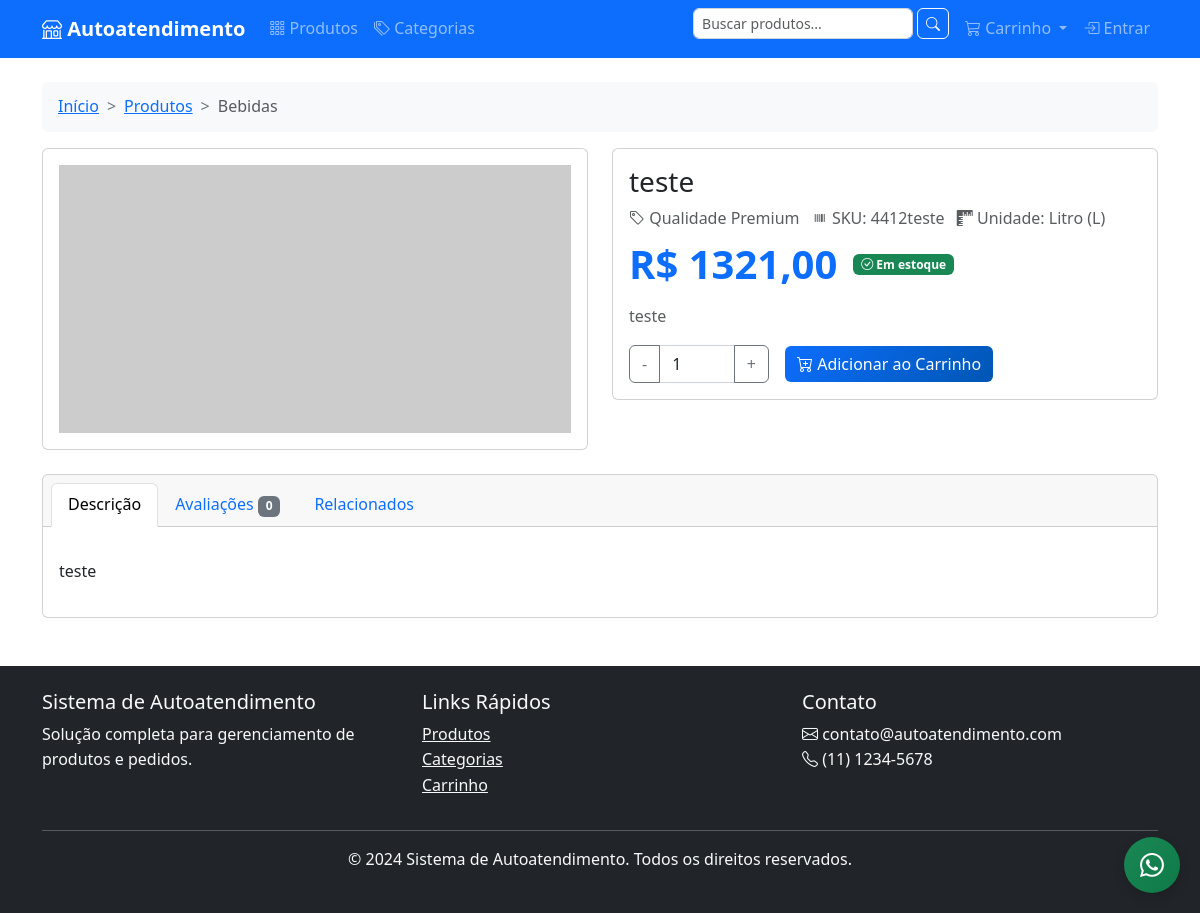
Screenshot of /products/product/teste/ with the database file from the repository.
### products/models.py (models this page shows, shortened)
class Category(models.Model):
    name = models.CharField('Nome', max_length=100)
    slug = models.SlugField('Slug', unique=True, max_length=100)
    parent = models.ForeignKey(
        'self',
        null=True,
        blank=True,
        on_delete=models.CASCADE,
        related_name='children',
        verbose_name='Categoria Pai'
    )
    description = models.TextField('Descrição', blank=True)
    image = models.ImageField('Imagem', upload_to='categories/', blank=True)
    is_active = models.BooleanField('Ativo', default=True)
    created_at = models.DateTimeField('Criado em', auto_now_add=True)
    updated_at = models.DateTimeField('Atualizado em', auto_now=True)
    class Meta:
        verbose_name = 'Categoria'
        verbose_name_plural = 'Categorias'
        ordering = ['name']

class Product(models.Model):
    name = models.CharField('Nome', max_length=200)
    slug = models.SlugField('Slug', unique=True, max_length=200)
    category = models.ForeignKey(
        Category,
        on_delete=models.CASCADE,
        verbose_name='Categoria'
    )
    brand = models.ForeignKey(
        Brand,
        on_delete=models.SET_NULL,
        null=True,
        blank=True,
        verbose_name='Marca'
    )
    description = models.TextField('Descrição')
    short_description = models.CharField('Descrição Curta', max_length=255, blank=True)
    price = models.DecimalField('Preço', max_digits=10, decimal_places=2)
    stock_quantity = models.PositiveIntegerField('Quantidade em Estoque', default=0)
    sku = models.CharField('SKU', max_length=50, unique=True, blank=True)
    class UnitOfMeasure(models.TextChoices):
        ML = 'ML', 'Mililitro (ml)'
        L = 'L', 'Litro (L)'
        KG = 'KG', 'Quilograma (kg)'
        G = 'G', 'Grama (g)'
    weight = models.DecimalField('Peso (kg)', max_digits=8, decimal_places=2, null=True, blank=True)
    length = models.DecimalField('Comprimento (cm)', max_digits=8, decimal_places=2, null=True, blank=True)
    width = models.DecimalField('Largura (cm)', max_digits=8, decimal_places=2, null=True, blank=True)
    height = models.DecimalField('Altura (cm)', max_digits=8, decimal_places=2, null=True, blank=True)
    unit = models.CharField(
        'Unidade de Medida',
        max_length=5,
        choices=UnitOfMeasure.choices,
        null=True,
        blank=True
    )
    is_active = models.BooleanField('Ativo', default=True)
    is_featured = models.BooleanField('Destaque', default=False)
    created_at = models.DateTimeField('Criado em', auto_now_add=True)
    updated_at = models.DateTimeField('Atualizado em', auto_now=True)
    class Meta:
        verbose_name = 'Produto'
        verbose_name_plural = 'Produtos'
        ordering = ['-created_at']
        indexes = [
            models.Index(fields=['category', 'is_active']),
            models.Index(fields=['brand', 'is_active']),
            models.Index(fields=['price']),
            models.Index(fields=['created_at']),
        ]
    def get_absolute_url(self):
        return reverse('products:product_detail', kwargs={'slug': self.slug})
    @property
    def is_in_stock(self):
        return self.stock_quantity > 0
    def get_main_image(self):
        try:
            return self.images.filter(is_main=True).first()
        except ProductImage.DoesNotExist:
            return None
    def get_all_images(self):
        return self.images.all()
    def get_discounted_price(self):
        return self.price
    def get_dimensions(self):
        if self.length and self.width and self.height:
            return f"{self.length} x {self.width} x {self.height} cm"
        return None

class Brand(models.Model):
    name = models.CharField('Nome', max_length=100, unique=True)
    slug = models.SlugField('Slug', unique=True, max_length=100)
    description = models.TextField('Descrição', blank=True)
    logo = models.ImageField('Logo', upload_to='brands/', blank=True)
    is_active = models.BooleanField('Ativo', default=True)
    created_at = models.DateTimeField('Criado em', auto_now_add=True)
    class Meta:
        verbose_name = 'Marca'
        verbose_name_plural = 'Marcas'
        ordering = ['name']

### products/views.py (the view)
# urls.py: path('product/<slug:slug>/', views.ProductDetailView.as_view(), name='product_detail'),
@method_decorator(cache_page(60 * 15), name='get')  # Cache for 15 minutes
class ProductDetailView(DetailView):
    model = Product
    template_name = 'products/product_detail.html'
    context_object_name = 'product'
    def get_queryset(self):
        return Product.objects.filter(is_active=True).select_related('category', 'brand').prefetch_related('images', 'attribute_values__attribute', 'reviews')
    def get_context_data(self, **kwargs):
        context = super().get_context_data(**kwargs)
        product = self.get_object()
        context['images'] = product.get_all_images()
        context['related_products'] = Product.objects.filter(
            category=product.category,
            is_active=True
        ).exclude(id=product.id)[:4]
        context['attributes'] = product.attribute_values.all()
        context['reviews'] = product.reviews.filter(is_approved=True)
        context['average_rating'] = product.reviews.filter(is_approved=True).aggregate(avg=Avg('rating'))['avg'] or 0
        context['review_count'] = product.reviews.filter(is_approved=True).count()
        context['breadcrumb'] = self.get_breadcrumb(product.category)
        return context
    def get_breadcrumb(self, category):
        breadcrumb = []
        current = category
        while current:
            breadcrumb.insert(0, current)
            current = current.parent
        return breadcrumb

### cart/context_processors.py (called while the page is built, shortened)
def cart(request):
    session_key = request.session.session_key
    if not session_key:
        return {'cart': None, 'cart_total': 0, 'cart_amount': 0}

### templates/products/product_detail.html (shortened to what this page needs)
{% extends 'base.html' %}
{% load static %}
{% block content %}
<div class="row">
    <div class="col-12">
        <nav aria-label="breadcrumb">
            <ol class="breadcrumb">
                <li class="breadcrumb-item"><a href="{% url 'home' %}">Início</a></li>
                <li class="breadcrumb-item"><a href="{% url 'products:product_list' %}">Produtos</a></li>
                {% for category in breadcrumb %}
                    <li class="breadcrumb-item {% if forloop.last %}active{% endif %}">
                        {% if forloop.last %}
                            {{ category.name }}
                        {% else %}
                            <a href="{% url 'products:category_products' category.slug %}">{{ category.name }}</a>
                        {% endif %}
                    </li>
                {% endfor %}
            </ol>
        </nav>
    </div>
    <div class="col-md-6">
        <div class="card">
            <div class="card-body">
                {% if images and images|length > 0 %}
                    <div id="productImagesCarousel" class="carousel slide" data-bs-ride="carousel">
                        <div class="carousel-inner">
                            {% for img in images %}
                                <div class="carousel-item {% if forloop.first %}active{% endif %}">
                                    <img src="{{ img.image.url }}" class="d-block w-100" alt="{{ img.alt_text|default:product.name }}" style="max-height:420px; object-fit:cover;">
                                </div>
                            {% endfor %}
                        </div>
                        <button class="carousel-control-prev" type="button" data-bs-target="#productImagesCarousel" data-bs-slide="prev">
                            <span class="carousel-control-prev-icon" aria-hidden="true"></span>
                            <span class="visually-hidden">Anterior</span>
                        </button>
                        <button class="carousel-control-next" type="button" data-bs-target="#productImagesCarousel" data-bs-slide="next">
                            <span class="carousel-control-next-icon" aria-hidden="true"></span>
                            <span class="visually-hidden">Próxima</span>
                        </button>
                    </div>
                {% else %}
                    <img src="https://via.placeholder.com/800x420?text=Sem+Imagem" class="w-100" alt="{{ product.name }}">
                {% endif %}
            </div>
        </div>
    </div>
    <div class="col-md-6">
        <div class="card">
            <div class="card-body">
                <h3 class="card-title mb-2">{{ product.name }}</h3>
                <div class="mb-2 text-muted">
                    {% if product.brand %}<span class="me-2"><i class="bi bi-tag"></i> {{ product.brand.name }}</span>{% endif %}
                    {% if product.sku %}<span class="me-2"><i class="bi bi-upc"></i> SKU: {{ product.sku }}</span>{% endif %}
                    {% if product.unit %}<span class="me-2"><i class="bi bi-rulers"></i> Unidade: {{ product.get_unit_display }}</span>{% endif %}
                </div>
                <div class="d-flex align-items-center mb-3">
                    <span class="display-6 fw-bold text-primary">R$ {{ product.get_discounted_price|floatformat:2 }}</span>
                    <span class="ms-3">
                        {% if product.is_in_stock %}
                            <span class="badge bg-success"><i class="bi bi-check-circle"></i> Em estoque</span>
                        {% else %}
                            <span class="badge bg-danger"><i class="bi bi-x-circle"></i> Indisponível</span>
                        {% endif %}
                    </span>
                </div>
                <p class="text-muted">{{ product.short_description }}</p>
                <div class="d-flex align-items-center">
                    <div class="input-group" style="max-width: 140px;">
                        <button class="btn btn-outline-secondary quantity-minus" type="button">-</button>
                        <input type="number" class="form-control quantity-input" value="1" min="1" max="{{ product.stock_quantity }}">
                        <button class="btn btn-outline-secondary quantity-plus" type="button">+</button>
                    </div>
                    <button class="btn btn-primary ms-3 add-to-cart-btn"
                            data-product-id="{{ product.id }}"
                            data-quantity="1"
                            {% if not product.is_in_stock %}disabled{% endif %}>
                        <i class="bi bi-cart-plus"></i> Adicionar ao Carrinho
                    </button>
                </div>
            </div>
        </div>
    </div>
    <div class="col-12 mt-4">
        <div class="card">
            <div class="card-header">
                <ul class="nav nav-tabs card-header-tabs" id="productTabs" role="tablist">
                    <li class="nav-item" role="presentation">
                        <button class="nav-link active" id="desc-tab" data-bs-toggle="tab" data-bs-target="#desc" type="button" role="tab">Descrição</button>
                    </li>
                    <li class="nav-item" role="presentation">
                        <button class="nav-link" id="reviews-tab" data-bs-toggle="tab" data-bs-target="#reviews" type="button" role="tab">
                            Avaliações <span class="badge bg-secondary">{{ review_count }}</span>
                        </button>
                    </li>
                    <li class="nav-item" role="presentation">
                        <button class="nav-link" id="related-tab" data-bs-toggle="tab" data-bs-target="#related" type="button" role="tab">Relacionados</button>
                    </li>
                </ul>
            </div>
            <div class="card-body">
                <div class="tab-content">
                    <div class="tab-pane fade show active" id="desc" role="tabpanel" aria-labelledby="desc-tab">
                        <p>{{ product.description|linebreaks }}</p>
                    </div>
                </div>
            </div>
        </div>
    </div>
</div>
{% endblock %}

### static/css/style.css (style rules this page uses)
:root { --primary-color: #0d6efd; --secondary-color: #6c757d; --success-color: #198754; --danger-color: #dc3545; --warning-color: #ffc107; --info-color: #0dcaf0; --light-color: #f8f9fa; --dark-color: #212529; }
body { font-family: 'Segoe UI', Tahoma, Geneva, Verdana, sans-serif; line-height: 1.6; color: var(--dark-color); }
.btn { border-radius: 6px; font-weight: 500; transition: all 0.3s ease; }
.btn-primary { background: linear-gradient(135deg, var(--primary-color), #0056b3); border: none; }
.form-control, .form-select { border-radius: 6px; border: 1px solid #ced4da; }
.breadcrumb { background: var(--light-color); border-radius: 6px; padding: 0.75rem 1rem; }
.breadcrumb-item + .breadcrumb-item::before { content: ">"; color: var(--secondary-color); }

### rows the page displays
Category: name "Bebidas"
Product: name "teste", brand.name "Qualidade Premium", sku "4412teste", unit "Litro (L)", get_discounted_price "1321,00", short_description "teste", description "teste"

### other values shown
{{ review_count }} "0"
